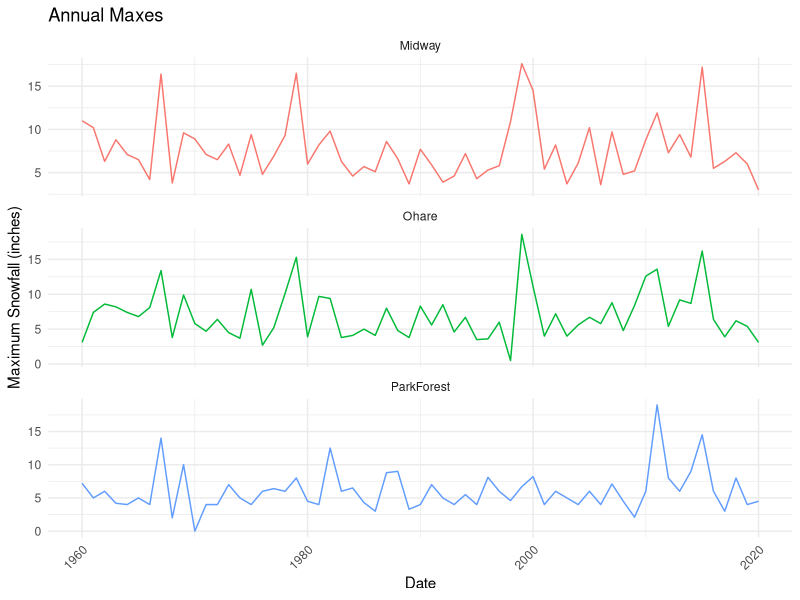
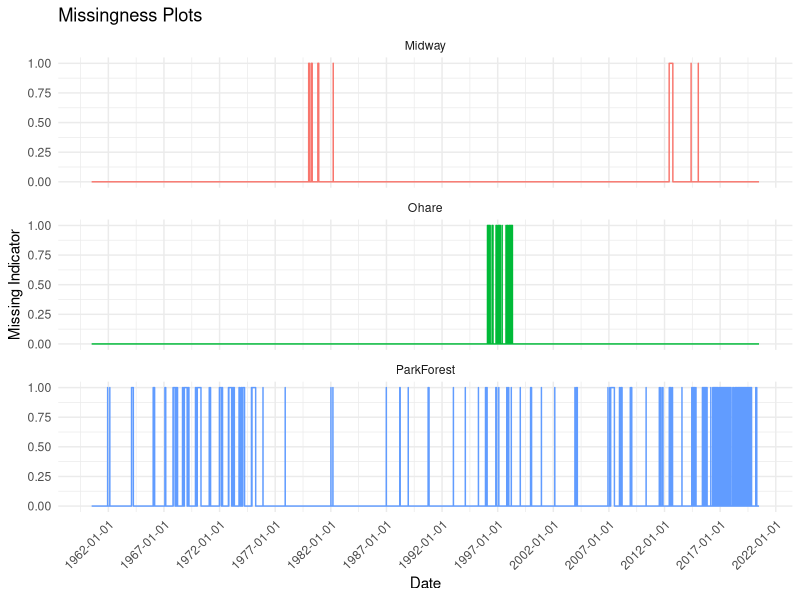
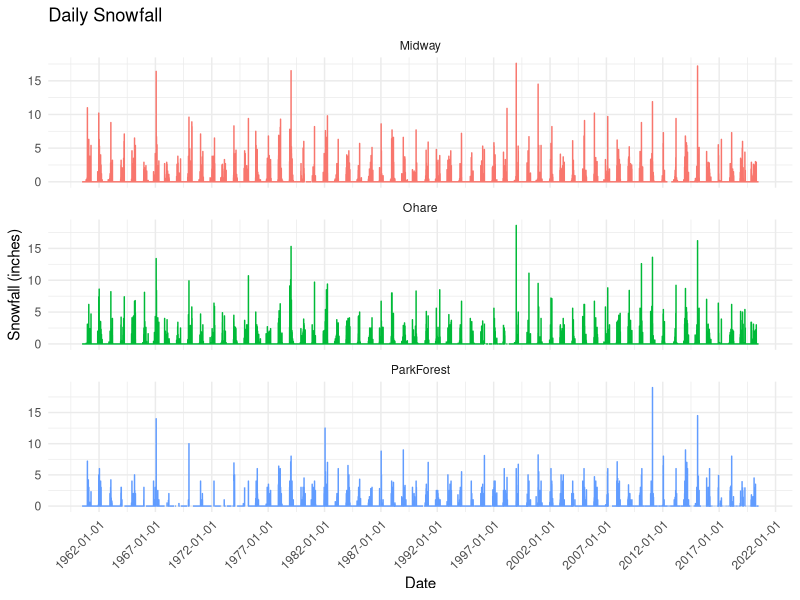

Write the R code that produced these figures, in order.
########################################################################################
##### Name: EDA.R                                                                  #####
#####  Description: Exploratory Data Analysis for Chicago Snowfall Data            #####
########################################################################################
rm(list=ls())
library(tidyverse)
library(lubridate)

snowfall_df <- read_csv("data/SnowfallCHI_v5.csv")

# Summary Statistics

snowfall_df %>% 
  group_by(station,name) %>% 
  summarise(min_date = min(date),max_date = max(date),
            num_obs = n())


snowfall_df %>% 
  group_by(station,name,month(date)) %>% 
  summarise(ct = n(),snowf_missing = sum(is.na(snowf)),snowf_pct_missing = sum(is.na(snowf))/n(),
            snowdep_missing = sum(is.na(snowdep)),snowdep_pct_missing = sum(is.na(snowdep))/n()) -> missingness_df 
snowfall_df %>% 
  group_by(station,name,'year'=year(date)) %>% 
  summarise(ann_max_snowf = max(snowf,na.rm = T)) -> annual_max_snowf_df 

snowfall_df$missing_ts <- 0

snowfall_df$missing_ts[which(is.na(snowfall_df$snowf)==T)] <- 1


# Plots
snowfall_plt <- snowfall_df %>% 
  ggplot(aes(x=date,y=snowf,color=name)) +
  geom_line() + theme_minimal() + theme(legend.position = 'none',axis.text.x = element_text(angle = 45,hjust = 1))+
  scale_x_date(date_breaks = '5 years') +xlab('Date')+ylab('Snowfall (inches)') + 
  ggtitle('Daily Snowfall')+ facet_wrap(~name,nrow = 3,scales = 'free_y')

missing_plt <- snowfall_df %>% 
  ggplot(aes(x=date,y=missing_ts,color=name)) +
  geom_line() + theme_minimal() + theme(legend.position = 'none',axis.text.x = element_text(angle = 45,hjust = 1))+
  scale_x_date(date_breaks = '5 years') +xlab('Date')+ylab('Missing Indicator') + 
  ggtitle('Missingness Plots')+ facet_wrap(~name,nrow = 3,scales = 'free_y')


ann_max_snowfall_plt <- annual_max_snowf_df %>% 
  ggplot(aes(x=as.numeric(year),y=ann_max_snowf,color=name)) +
  geom_line() + theme_minimal() + theme(legend.position = 'none',axis.text.x = element_text(angle = 45,hjust = 1))+
  xlab('Date')+ylab('Maximum Snowfall (inches)')+ ggtitle('Annual Maxes')+
  facet_wrap(~name,nrow = 3,scales = 'free_y')

#ann_max_snowfall_plt
#missing_plt
#snowfall_plt


snowfall_df %>% 
  select(-snowdep) %>% 
  filter(snowf > 0) %>% 
  nest(data = c(date,snowf)) -> snowdays_df 

# Splits into groups of consecutive and non-consecutive days

date_split <- function(df){
  
  split(df$date, cumsum(c(TRUE, diff(df$date) != 1)))
  
}



snow_events_list <- list()
date_splits_list <- list()

station_names <- snowdays_df$name

for(i in 1:length(station_names)){
  
  df_tmp <- snowdays_df %>% 
    filter(name == station_names[i]) 
  
  events_tmp <- date_split(df_tmp$data[[1]])
  
  df_tmp %>% 
    unnest(cols=c(data)) -> df_temp 
  
  snowfall_totals_tmp <- list()
  
  for(j in 1:length(events_tmp)){
    
    df_temp %>% 
      filter(date %in% events_tmp[[j]]) %>% 
      summarise(snowfall_total = sum(snowf)) -> snowf_tot_tmp
    
    snowfall_totals_tmp[[j]] <- snowf_tot_tmp$snowfall_total
    
    names(snowfall_totals_tmp)[j] <- as.character(events_tmp[[j]][1])
    
  }
  
  snow_events_list[[i]] <- snowfall_totals_tmp
  
  date_splits_list[[i]] <- events_tmp
  
  names(snow_events_list)[i] <- names(date_splits_list)[i] <- station_names[i]
  
}

#########################################################################
# Required Data based on authors data file layout 

# Annual maxes 

annmax_midway <- annual_max_snowf_df %>% 
  filter(name=='Midway') %>% 
  select(ann_max_snowf)

annmax_ohare <- annual_max_snowf_df %>% 
  filter(name=='Ohare') %>% 
  select(ann_max_snowf)

annmax_parkforest <- annual_max_snowf_df %>% 
  filter(name=='ParkForest') %>% 
  select(ann_max_snowf)

# Indices of days where snowfall events occur 

days_midway <- snowfall_df %>%
  filter(name=='Midway') 

days_midway <- which(days_midway$date %in% ymd(names(snow_events_list$Midway)))

days_ohare <- snowfall_df %>%
  filter(name=='Ohare') 

days_ohare <- which(days_ohare$date %in% ymd(names(snow_events_list$Ohare)))

days_parkforest <- snowfall_df %>%
  filter(name=='ParkForest') 

days_parkforest <- which(days_parkforest$date %in% ymd(names(snow_events_list$ParkForest)))

# Durations of snowevents 

duration_midway <- unlist(lapply(date_splits_list$Midway, length))

duration_ohare <- unlist(lapply(date_splits_list$Ohare, length))

duration_parkforest <- unlist(lapply(date_splits_list$ParkForest, length))

# Snow event values 
nonzero_snow_midway <- unlist(snow_events_list$Midway)

nonzero_snow_ohare <- unlist(snow_events_list$Ohare)

nonzero_snow_parkforest <- unlist(snow_events_list$ParkForest)

# Season 
# Need to define intervals for this - recall a snow year runs from July 01 to June 30
date_seq <- seq.Date(from = as.Date('1960-07-01'),to =as.Date('2020-06-30'),by='year')

make_season <- function(df,year_start=1960,year_end=2020){

  date_seq <- seq.Date(from = as.Date('1960-07-01'),to =as.Date('2020-06-30'),by='year')
    
  nseasons <- length(date_seq)
  
  snow_year_start <- '07-01'
  
  snow_year_end <- '06-30'
  
  
}
